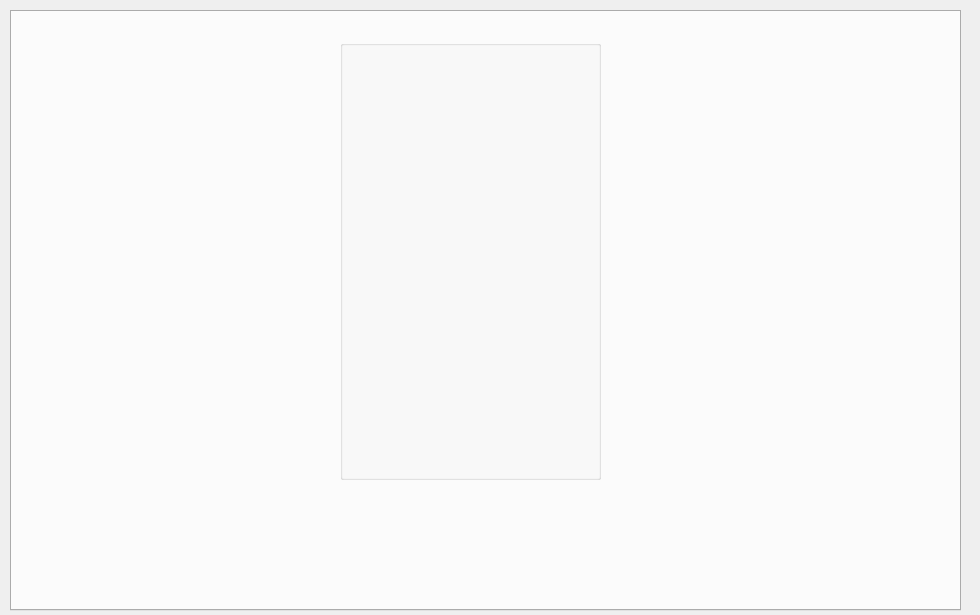
<?xml version="1.0" encoding="UTF-8"?>
<ui version="4.0">
 <class>MainWindow</class>
 <widget class="QMainWindow" name="MainWindow">
  <property name="enabled">
   <bool>true</bool>
  </property>
  <property name="geometry">
   <rect>
    <x>0</x>
    <y>0</y>
    <width>980</width>
    <height>615</height>
   </rect>
  </property>
  <property name="windowTitle">
   <string>MainWindow</string>
  </property>
  <widget class="QWidget" name="centralwidget">
   <widget class="QGroupBox" name="LoginBox">
    <property name="geometry">
     <rect>
      <x>340</x>
      <y>40</y>
      <width>261</width>
      <height>440</height>
     </rect>
    </property>
    <property name="title">
     <string/>
    </property>
    <property name="alignment">
     <set>Qt::AlignCenter</set>
    </property>
   </widget>
   <widget class="QTabWidget" name="Router">
    <property name="geometry">
     <rect>
      <x>10</x>
      <y>10</y>
      <width>951</width>
      <height>601</height>
     </rect>
    </property>
    <property name="currentIndex">
     <number>-1</number>
    </property>
   </widget>
   <zorder>Router</zorder>
   <zorder>LoginBox</zorder>
  </widget>
 </widget>
 <resources/>
 <connections/>
</ui>
